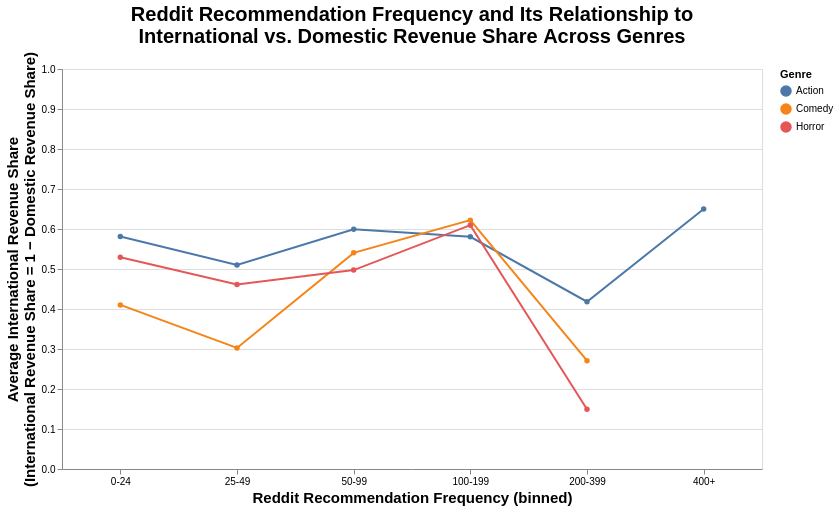

Notebook code cell kept with this figure:
### Code cell
# RQ1 Viz
df_plot = df1.explode("genre").copy()
df_plot = df_plot[df_plot["genre"].isin(["Horror", "Action", "Comedy"])]

# Create bins for Reddit recommendation frequency
max_rec = df_plot["num_recommendations"].max()
bins = [0, 25, 50, 100, 200, 400, max_rec + 1]
labels = ["0-24", "25-49", "50-99", "100-199", "200-399", "400+"]

df_plot["recommendation_bin"] = pd.cut(
    df_plot["num_recommendations"],
    bins=bins,
    labels=labels,
    right=False
)

# Aggregate mean foreign_share by genre and recommendation bin
grouped = (
    df_plot
    .groupby(["genre", "recommendation_bin"], observed=False)
    .agg(
        avg_foreign_share=("foreign_share", "mean"),
        movie_count=("foreign_share", "size")
    )
    .reset_index()
)

chart = alt.Chart(grouped).mark_line(point=True).encode(
    x=alt.X(
        "recommendation_bin:N",
        title="Reddit Recommendation Frequency (binned)",
        sort=labels,
        axis=alt.Axis(
            titleFontSize=15,
            labelAngle=0  # makes labels horizontal
        )
    ),
y=alt.Y(
    "avg_foreign_share:Q",
    title=[
        "Average International Revenue Share",
        "(International Revenue Share = 1 − Domestic Revenue Share)"
    ],
    scale=alt.Scale(domain=[0, 1]),
    axis=alt.Axis(
        titleFontSize=15
    )
),
    color=alt.Color("genre:N", title="Genre")
).properties(
    title=alt.Title(
        ["Reddit Recommendation Frequency and Its Relationship to",
        "International vs. Domestic Revenue Share Across Genres"],
        fontSize=20
    ),
    width=700,
    height=400
)

chart

### Figure 1 — Vega-Lite specification as saved in the notebook (floating-point values rounded to 4 significant figures)
{"config": {"view": {"continuousWidth": 300, "continuousHeight": 300}}, "data": {"name": "data-79edc2f86cf22a3d28be5a4da1da5207"}, "mark": {"type": "line", "point": true}, "encoding": {"color": {"field": "genre", "title": "Genre", "type": "nominal"}, "x": {"axis": {"labelAngle": 0, "titleFontSize": 15}, "field": "recommendation_bin", "sort": ["0-24", "25-49", "50-99", "100-199", "200-399", "400+"], "title": "Reddit Recommendation Frequency (binned)", "type": "nominal"}, "y": {"axis": {"titleFontSize": 15}, "field": "avg_foreign_share", "scale": {"domain": [0, 1]}, "title": ["Average International Revenue Share", "(International Revenue Share = 1 − Domestic Revenue Share)"], "type": "quantitative"}}, "height": 400, "title": {"text": ["Reddit Recommendation Frequency and Its Relationship to", "International vs. Domestic Revenue Share Across Genres"], "fontSize": 20}, "width": 700, "$schema": "https://vega.github.io/schema/vega-lite/v6.1.0.json", "datasets": {"data-79edc2f86cf22a3d28be5a4da1da5207": [{"genre": "Action", "recommendation_bin": "0-24", "avg_foreign_share": 0.5812, "movie_count": 149}, {"genre": "Action", "recommendation_bin": "25-49", "avg_foreign_share": 0.51, "movie_count": 28}, {"genre": "Action", "recommendation_bin": "50-99", "avg_foreign_share": 0.5992, "movie_count": 25}, {"genre": "Action", "recommendation_bin": "100-199", "avg_foreign_share": 0.5804, "movie_count": 12}, {"genre": "Action", "recommendation_bin": "200-399", "avg_foreign_share": 0.4182, "movie_count": 7}, {"genre": "Action", "recommendation_bin": "400+", "avg_foreign_share": 0.6498, "movie_count": 1}, {"genre": "Comedy", "recommendation_bin": "0-24", "avg_foreign_share": 0.4102, "movie_count": 120}, {"genre": "Comedy", "recommendation_bin": "25-49", "avg_foreign_share": 0.3026, "movie_count": 15}, {"genre": "Comedy", "recommendation_bin": "50-99", "avg_foreign_share": 0.5404, "movie_count": 13}, {"genre": "Comedy", "recommendation_bin": "100-199", "avg_foreign_share": 0.6222, "movie_count": 6}, {"genre": "Comedy", "recommendation_bin": "200-399", "avg_foreign_share": 0.2707, "movie_count": 3}, {"genre": "Comedy", "recommendation_bin": "400+", "avg_foreign_share": null, "movie_count": 0}, {"genre": "Horror", "recommendation_bin": "0-24", "avg_foreign_share": 0.5293, "movie_count": 69}, {"genre": "Horror", "recommendation_bin": "25-49", "avg_foreign_share": 0.4611, "movie_count": 3}, {"genre": "Horror", "recommendation_bin": "50-99", "avg_foreign_share": 0.4973, "movie_count": 17}, {"genre": "Horror", "recommendation_bin": "100-199", "avg_foreign_share": 0.6096, "movie_count": 4}, {"genre": "Horror", "recommendation_bin": "200-399", "avg_foreign_share": 0.1493, "movie_count": 1}, {"genre": "Horror", "recommendation_bin": "400+", "avg_foreign_share": null, "movie_count": 0}]}}
